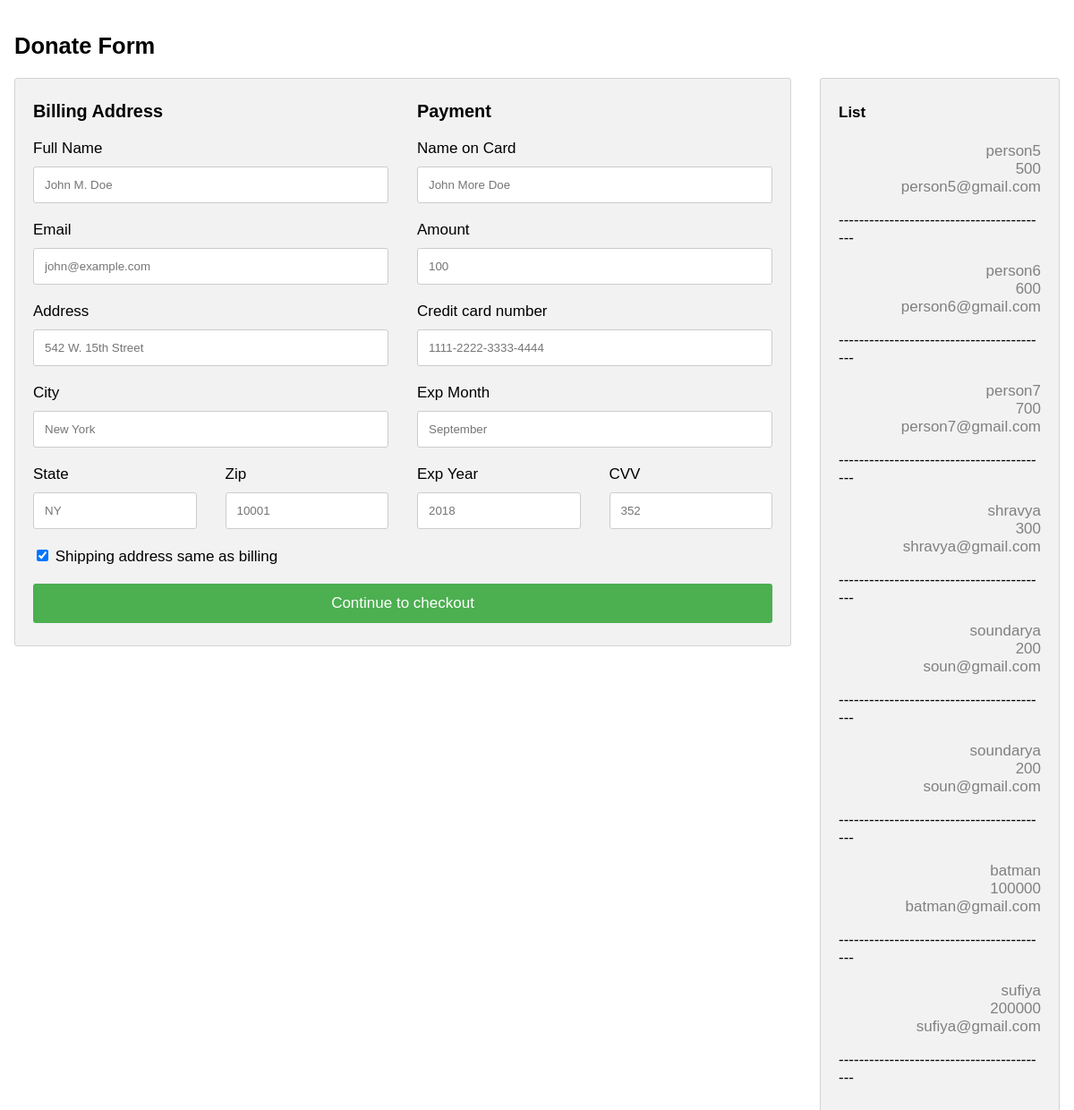
Before: /donate.php with the older database file.
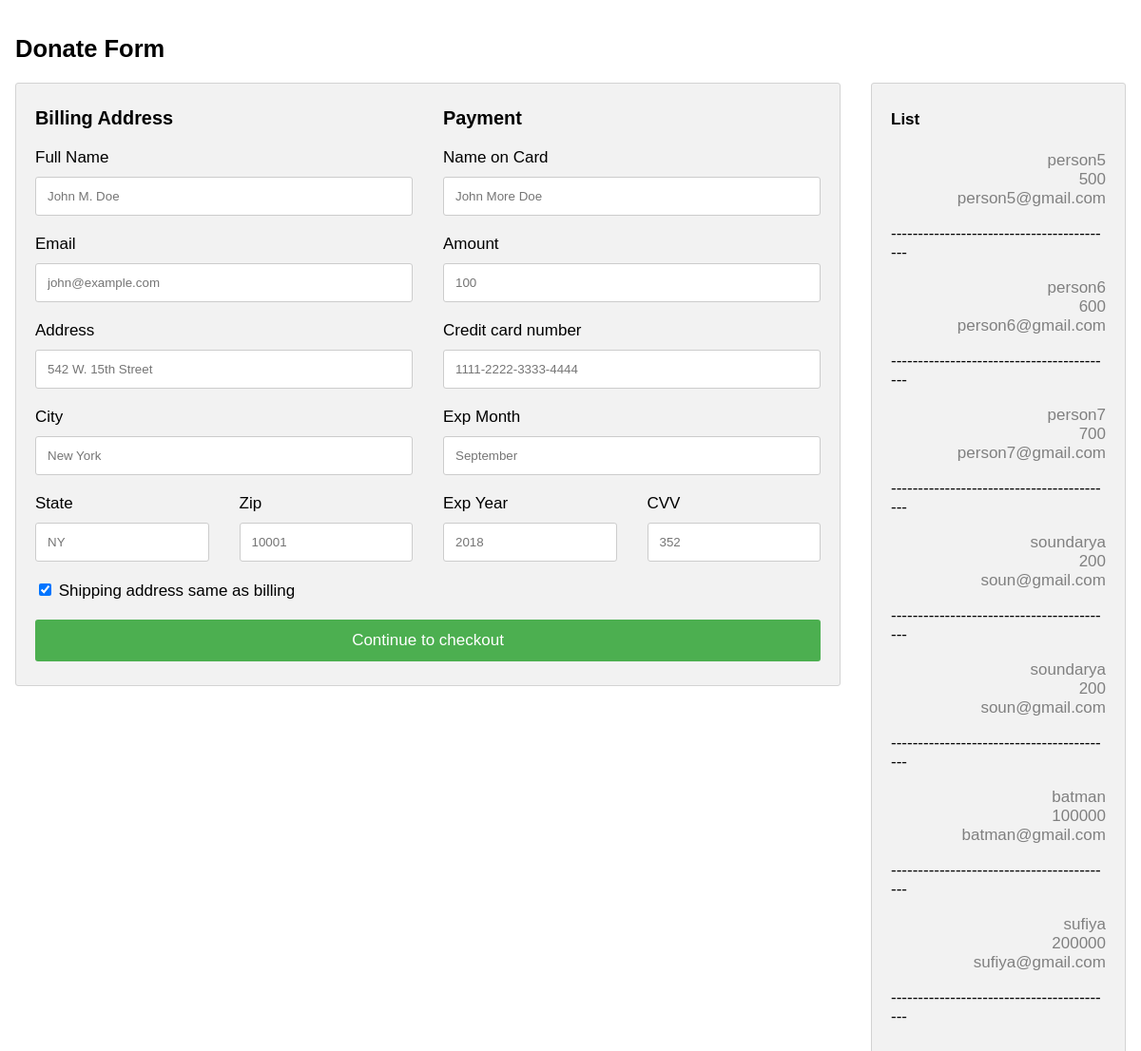
After: the same page with the newer database file.
### tables this page shows
CREATE TABLE `donor` (
  `id` int(11) NOT NULL,
  `Pname` varchar(25) NOT NULL,
  `Amount` varchar(10) NOT NULL,
  `BAddress` varchar(60) NOT NULL
);

### donate.php (the view, shortened to what this page needs)
<!DOCTYPE html>
<html>
<body>
<h2>Donate Form</h2>
<div class="row">
  <div class="col-75">
    <div class="container">
      <form action="donatedet.php" method="POST">
        <div class="row">
          <div class="col-50">
            <h3>Billing Address</h3>
            <label for="fname"><i class="fa fa-user"></i> Full Name</label>
            <input type="text" id="fname" name="firstname" placeholder="John M. Doe">
            <label for="email"><i class="fa fa-envelope"></i> Email</label>
            <input type="text" id="email" name="email" placeholder="john@example.com">
            <label for="adr"><i class="fa fa-address-card-o"></i> Address</label>
            <input type="text" id="adr" name="address" placeholder="542 W. 15th Street">
            <label for="city"><i class="fa fa-institution"></i> City</label>
            <input type="text" id="city" name="city" placeholder="New York">
            <div class="row">
              <div class="col-50">
                <label for="state">State</label>
                <input type="text" id="state" name="state" placeholder="NY">
              </div>
              <div class="col-50">
                <label for="zip">Zip</label>
                <input type="text" id="zip" name="zip" placeholder="10001">
              </div>
            </div>
          </div>
          <div class="col-50">
            <h3>Payment</h3>
            <label for="cname">Name on Card</label>
            <input type="text" id="cname" name="cardname" placeholder="John More Doe">
            <label for="amount">Amount</label>
            <input type="text" id="amount" name="amountdonate" placeholder="100">
            <label for="ccnum">Credit card number</label>
            <input type="text" id="ccnum" name="cardnumber" placeholder="1111-2222-3333-4444">
            <label for="expmonth">Exp Month</label>
            <input type="text" id="expmonth" name="expmonth" placeholder="September">
            <div class="row">
              <div class="col-50">
                <label for="expyear">Exp Year</label>
                <input type="text" id="expyear" name="expyear" placeholder="2018">
              </div>
              <div class="col-50">
                <label for="cvv">CVV</label>
                <input type="text" id="cvv" name="cvv" placeholder="352">
              </div>
            </div>
          </div>
        </div>
        <label>
          <input type="checkbox" checked="checked" name="sameadr"> Shipping address same as billing
        </label>
        <input type="submit" value="Continue to checkout" class="btn">
      </form>
    </div>
  </div>
  <div class="col-25">
    <div class="container">
      <h4>List <span class="price" style="color:black"><i class="fa fa-shopping-cart"></i> </span></h4>
      <?php
      include_once('connect.php');
         $sql = "SELECT Pname, Amount, BAddress FROM donor";
         $result = mysqli_query($conn,$sql);
      while($row = mysqli_fetch_array($result)){
       ?>
           <tr>
            <td><span class="price"><?php echo $row["Pname"]; ?></span></td><br>
            <td><span class="price"><?php echo $row["Amount"]; ?></span></td><br>
            <td><span class="price"><?php echo $row["BAddress"]; ?></span></td><br>
            <p>------------------------------------------</p>
            </tr>
<?php
    }
?>
    </div>
  </div>
</div>
</body>
</html>

### donate.php (style rules this page uses)
body { font-family: Arial; font-size: 17px; padding: 8px; }
* { box-sizing: border-box; }
.row { display: -ms-flexbox; display: flex; -ms-flex-wrap: wrap; flex-wrap: wrap; margin: 0 -16px; }
.col-25 { -ms-flex: 25%; flex: 25%; }
.col-50 { -ms-flex: 50%; flex: 50%; }
.col-75 { -ms-flex: 75%; flex: 75%; }
.col-25, .col-50, .col-75 { padding: 0 16px; }
.container { background-color: #f2f2f2; padding: 5px 20px 15px 20px; border: 1px solid lightgrey; border-radius: 3px; }
input[type=text] { width: 100%; margin-bottom: 20px; padding: 12px; border: 1px solid #ccc; border-radius: 3px; }
label { margin-bottom: 10px; display: block; }
.btn { background-color: #4CAF50; color: white; padding: 12px; margin: 10px 0; border: none; width: 100%; border-radius: 3px; cursor: pointer; font-size: 17px; }
span.price { float: right; color: grey; }

Changed rows visible on the page:
removed donor: Pname "shravya", Amount "300", BAddress "shravya@gmail.com"
